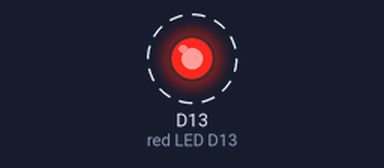
Bench run of a program on a simulated Circuit Playground running CircuitPython. On the bench: output pins drawn as LEDs (lit = HIGH). Dashed ring = blinking.

Above: at 0.2 s.
Timing chart, 0 to 3.0 s (numbered marks = the images above):
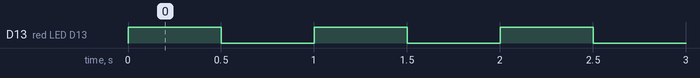

The program:

cp_red_led_blinky.py
```python
"""This is the "Hello, world!" of CircuitPython: Blinky! This example blinks the little red LED on
and off!"""
import time
from adafruit_circuitplayground import cp

while True:
    cp.red_led = True
    time.sleep(0.5)
    cp.red_led = False
    time.sleep(0.5)
```

Measured:
- by itself, D13 (red LED D13): alternates HIGH for 0.50 s and LOW for 0.50 s
